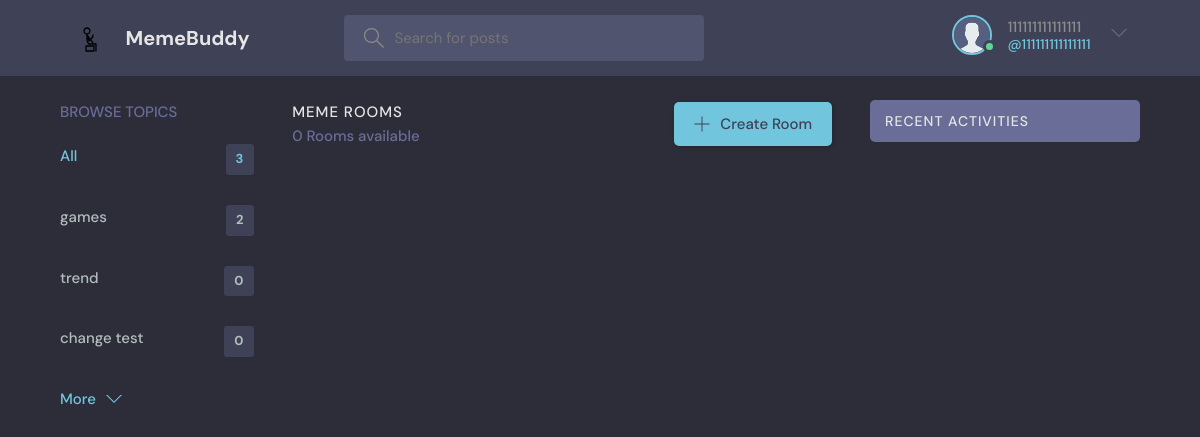
The app's page /?q=trend (signed in) with its own data.
### base/models.py (models this page shows, shortened)
class User(AbstractUser):
    name = models.CharField(max_length=200, null=True)
    email = models.EmailField(unique=True, null=True)
    bio = models.TextField(null=True)
    avatar = models.ImageField(null=True, default="avatar.svg")
    USERNAME_FIELD = 'email'
    REQUIRED_FIELDS = []

class Topic(models.Model):
    name = models.CharField(max_length=200)

### base/views.py (the view)
# urls.py: path('', views.home, name="home"),
def home(request):
    q = request.GET.get('q') if request.GET.get('q') != None else ''
    rooms = Room.objects.filter(
        Q(topic__name__icontains=q) |
        Q(name__icontains=q) |
        Q(description__icontains=q)
    )
    topics = Topic.objects.all()[0:5]
    room_count = rooms.count()
    room_messages = Message.objects.filter(Q(room__topic__name__icontains=q))
    context = {'rooms': rooms, 'topics': topics,
               'room_count': room_count, 'room_messages': room_messages}
    return render(request, 'base/home.html', context)

### base/templates/base/home.html (shortened to what this page needs)
{% extends 'main.html' %}
{% block content %}
<main class="layout layout--3">
  <div class="container">
    {% include 'base/topics_component.html' %}
    <div class="roomList">
      <div class="roomList__header">
        <div>
          <h2>Meme Rooms</h2>
          <p>{{room_count}} Rooms available</p>
        </div>
        <a class="btn btn--main" href="{% url 'create-room' %}">
          <svg version="1.1" xmlns="http://www.w3.org/2000/svg" width="32" height="32" viewBox="0 0 32 32">
            <title>add</title>
            <path
              d="M16.943 0.943h-1.885v14.115h-14.115v1.885h14.115v14.115h1.885v-14.115h14.115v-1.885h-14.115v-14.115z">
            </path>
          </svg>
          Create Room
        </a>
      </div>
    </div>
    {% include 'base/activity_component.html' %}
  </div>
</main>
{% endblock %}

### templates/navbar.html (shortened to what this page needs)
{% load static %}
<header class="header header--loggedIn">
    <div class="container">
        <a href="{% url 'home' %}" class="header__logo">
            <img src="{% static 'images/logoo.svg' %}" />
            <h1>MemeBuddy</h1>
        </a>
        <form class="header__search" method="GET" action="{% url 'home' %}">
            <label>
                <input name="q" placeholder="Search for posts" />
            </label>
        </form>
        <nav class="header__menu">
            {% if request.user.is_authenticated %}
            <div class="header__user">
                <a href="{% url 'update-user' %}">
                    <div class="avatar avatar--medium active">
                        <img src="{{request.user.avatar.url}}" />
                    </div>
                    <p>{{request.user.username}} <span>@{{request.user.username}}</span></p>
                </a>
                <button class="dropdown-button">
                    <svg version="1.1" xmlns="http://www.w3.org/2000/svg" width="32" height="32" viewBox="0 0 32 32">
                        <title>chevron-down</title>
                        <path d="M16 21l-13-13h-3l16 16 16-16h-3l-13 13z"></path>
                    </svg>
                </button>
            </div>
            {% else %}
            <a href="{% url 'login' %}">
                <img src="{% static 'images/avatar.svg' %}" />
                <p>Login</p>
            </a>
            {% endif %}
        </nav>
    </div>
</header>

### base/templates/base/topics_component.html
<div class="topics">
    <div class="topics__header">
        <h2>Browse Topics</h2>
    </div>
    <ul class="topics__list">
        <li>
            <a href="{% url 'home' %}" class="active">All <span>{{topics.count}}</span></a>
        </li>
        {% for topic in topics %}
        <li>
            <a href="{% url 'home' %}?q={{topic.name}}">{{topic.name}}<span>{{topic.room_set.all.count}}</span></a>
        </li>
        {% endfor %}
    </ul>
    <a class="btn btn--link" href="{% url 'topics' %}">
        More
        <svg version="1.1" xmlns="http://www.w3.org/2000/svg" width="32" height="32" viewBox="0 0 32 32">
            <title>chevron-down</title>
            <path d="M16 21l-13-13h-3l16 16 16-16h-3l-13 13z"></path>
        </svg>
    </a>
</div>

### records on screen
User: user.avatar (placeholder picture), user.username "111111111111111"
Topic: name "games", room_set.all.count "2"
Topic: name "trend", room_set.all.count "0"
Topic: name "change test", room_set.all.count "0"

### other values on screen
{{ topics.count }} "3"
{{ room_count }} "0"
